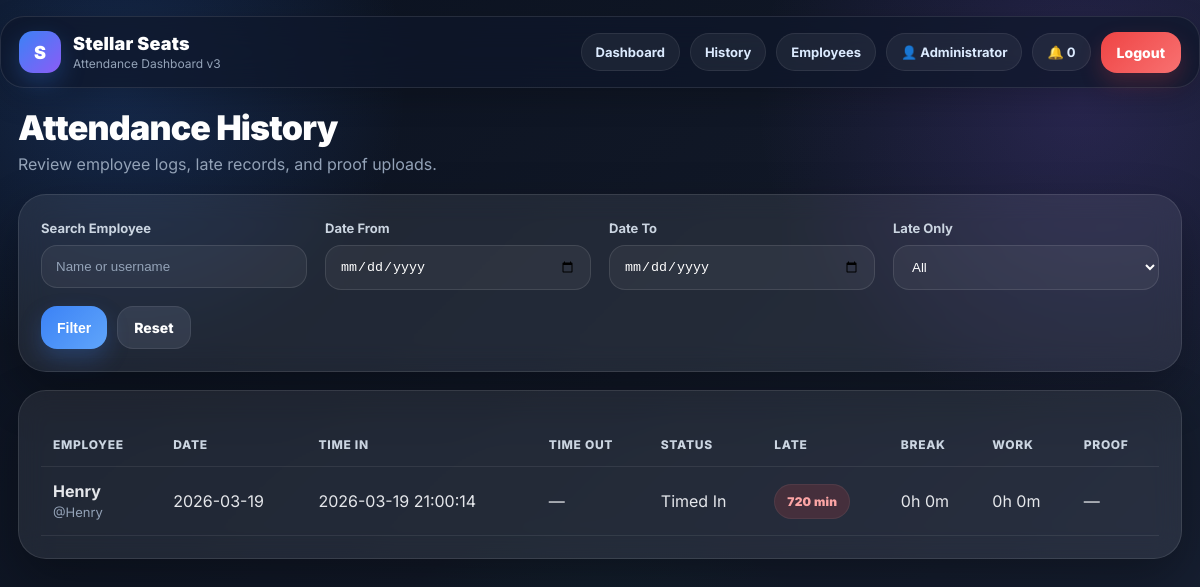
Page /admin/history (signed in) on the committed database.
### tables this page shows
CREATE TABLE users (
            id INTEGER PRIMARY KEY AUTOINCREMENT,
            full_name TEXT NOT NULL,
            username TEXT NOT NULL UNIQUE,
            password_hash TEXT NOT NULL,
            role TEXT NOT NULL DEFAULT 'employee',
            profile_image TEXT,
            created_at TEXT NOT NULL
        , department TEXT DEFAULT 'Stellar Seats', position TEXT DEFAULT 'Employee', is_active INTEGER NOT NULL DEFAULT 1, shift_start TEXT DEFAULT '09:00');

CREATE TABLE attendance (
            id INTEGER PRIMARY KEY AUTOINCREMENT,
            user_id INTEGER NOT NULL,
            work_date TEXT NOT NULL,
            time_in TEXT,
            time_out TEXT,
            status TEXT DEFAULT 'Offline',
            proof_file TEXT,
            notes TEXT,
            created_at TEXT NOT NULL,
            updated_at TEXT NOT NULL, late_flag INTEGER NOT NULL DEFAULT 0, late_minutes INTEGER NOT NULL DEFAULT 0,
            FOREIGN KEY (user_id) REFERENCES users (id)
        );

### app.py (the view)
@app.route("/admin/history")
@login_required(role="admin")
def admin_history():
    search = request.args.get("search", "").strip()
    late_only = request.args.get("late_only", "").strip()
    date_from = request.args.get("date_from", "").strip()
    date_to = request.args.get("date_to", "").strip()
    sql = """
        SELECT a.*, u.full_name, u.username
        FROM attendance a
        JOIN users u ON u.id = a.user_id
        WHERE 1=1
    """
    params = []
    if search:
        sql += " AND (LOWER(u.full_name) LIKE ? OR LOWER(u.username) LIKE ?)"
        s = f"%{search.lower()}%"
        params.extend([s, s])
    if late_only == "1":
        sql += " AND a.late_flag = 1"
    if date_from:
        sql += " AND a.work_date >= ?"
        params.append(date_from)
    if date_to:
        sql += " AND a.work_date <= ?"
        params.append(date_to)
    sql += " ORDER BY a.work_date DESC, a.id DESC LIMIT 200"
    rows = fetchall(sql, params)
    enriched = []
    for row in rows:
        enriched.append({
            "row": row,
            "break_minutes": total_break_minutes(row["id"]),
            "work_minutes": total_work_minutes(row)
        })
    return render_template(
        "admin_history.html",
        records=enriched,
        search=search,
        late_only=late_only,
        date_from=date_from,
        date_to=date_to,
        minutes_to_hm=minutes_to_hm
    )

### app.py (called while the page is built)
def using_postgres():
    return bool(DATABASE_URL) and POSTGRES_ENABLED

def get_db():
    if "db" not in g:
        if using_postgres():
            g.db = psycopg2.connect(DATABASE_URL)
        else:
            g.db = sqlite3.connect(SQLITE_DATABASE)
            g.db.row_factory = sqlite3.Row
    return g.db

def fetchone(query, params=()):
    db = get_db()
    if using_postgres():
        with db.cursor(cursor_factory=psycopg2.extras.RealDictCursor) as cur:
            cur.execute(convert_query(query), params)
            return cur.fetchone()
    cur = db.execute(query, params)
    return cur.fetchone()

def fetchall(query, params=()):
    db = get_db()
    if using_postgres():
        with db.cursor(cursor_factory=psycopg2.extras.RealDictCursor) as cur:
            cur.execute(convert_query(query), params)
            return cur.fetchall()
    cur = db.execute(query, params)
    return cur.fetchall()

def login_required(role=None):
    def decorator(f):
        @wraps(f)
        def wrapped(*args, **kwargs):
            if "user_id" not in session:
                flash("Please log in first.", "warning")
                return redirect(url_for("login"))
            user = get_user_by_id(session["user_id"])
            if not user:
                session.clear()
                flash("Your session expired. Please log in again.", "warning")
                return redirect(url_for("login"))
            if role and session.get("role") != role:
                flash("Access denied.", "danger")
                if session.get("role") == "admin":
                    return redirect(url_for("admin_dashboard"))
                return redirect(url_for("dashboard"))
            return f(*args, **kwargs)
        return wrapped
    return decorator

def get_user_by_id(user_id):
    return fetchone("SELECT * FROM users WHERE id = ?", (user_id,))

def total_break_minutes(attendance_id):
    breaks_rows = fetchall("""
        SELECT * FROM breaks
        WHERE attendance_id = ?
        ORDER BY id ASC
    """, (attendance_id,))
    total_minutes = 0
    for br in breaks_rows:
        if br["break_start"] and br["break_end"]:
            start = datetime.strptime(br["break_start"], "%Y-%m-%d %H:%M:%S")
            end = datetime.strptime(br["break_end"], "%Y-%m-%d %H:%M:%S")
            total_minutes += int((end - start).total_seconds() // 60)
    return total_minutes

def minutes_to_hm(minutes):
    h = minutes // 60
    m = minutes % 60
    return f"{h}h {m}m"

### templates/admin_history.html (shortened to what this page needs)
{% extends "base.html" %}
{% block content %}
<div class="hero">
    <div>
        <h1>Attendance History</h1>
        <p class="muted" style="margin-top:8px;">Review employee logs, late records, and proof uploads.</p>
    </div>
</div>
<div class="card" style="margin-bottom:18px;">
    <form method="GET">
        <div class="grid grid-4">
            <div>
                <label>Search Employee</label>
                <input class="input" type="text" name="search" value="{{ search }}" placeholder="Name or username">
            </div>
            <div>
                <label>Date From</label>
                <input class="input" type="date" name="date_from" value="{{ date_from }}">
            </div>
            <div>
                <label>Date To</label>
                <input class="input" type="date" name="date_to" value="{{ date_to }}">
            </div>
            <div>
                <label>Late Only</label>
                <select class="input" name="late_only">
                    <option value="">All</option>
                </select>
            </div>
        </div>
        <div class="top-actions" style="margin-top:16px;">
            <button class="btn btn-primary" type="submit">Filter</button>
            <a class="btn btn-gray" href="{{ url_for('admin_history') }}">Reset</a>
        </div>
    </form>
</div>
<div class="card">
    {% if records %}
        <div style="overflow-x:auto;">
            <table>
                <thead>
                    <tr>
                        <th>Employee</th>
                        <th>Date</th>
                        <th>Time In</th>
                        <th>Time Out</th>
                        <th>Status</th>
                        <th>Late</th>
                        <th>Break</th>
                        <th>Work</th>
                        <th>Proof</th>
                    </tr>
                </thead>
                <tbody>
                    {% for item in records %}
                    <tr>
                        <td>
                            <strong>{{ item.row.full_name }}</strong><br>
                            <span class="small muted">@{{ item.row.username }}</span>
                        </td>
                        <td>{{ item.row.work_date }}</td>
                        <td>{{ item.row.time_in or '—' }}</td>
                        <td>{{ item.row.time_out or '—' }}</td>
                        <td>{{ item.row.status }}</td>
                        <td>
                            {% if item.row.late_flag == 1 %}
                                <span class="status status-red">{{ item.row.late_minutes }} min</span>
                            {% else %}
                                —
                            {% endif %}
                        </td>
                        <td>{{ minutes_to_hm(item.break_minutes) }}</td>
                        <td>{{ minutes_to_hm(item.work_minutes) }}</td>
                        <td>
                            {% if item.row.proof_file %}
                                {% if is_image(item.row.proof_file) %}
                                    <a href="{{ url_for('uploaded_file', filename=item.row.proof_file) }}" target="_blank">
                                        <img src="{{ url_for('uploaded_file', filename=item.row.proof_file) }}" class="proof-preview" style="width:58px;height:58px;border-radius:12px;">
                                    </a>
                                {% else %}
                                    <a href="{{ url_for('uploaded_file', filename=item.row.proof_file) }}" target="_blank">View</a>
                                {% endif %}
                            {% else %}
                                —
                            {% endif %}
                        </td>
                    </tr>
                    {% endfor %}
                </tbody>
            </table>
        </div>
    {% else %}
        <p class="muted">No attendance records found.</p>
    {% endif %}
</div>
{% endblock %}

### templates/base.html (shortened to what this page needs)
<!DOCTYPE html>
<html lang="en">
<head>
</head>
<body>
{% if session.get('user_id') %}
<div class="navbar">
    <div class="brand-wrap">
        <div class="brand-logo">S</div>
        <div class="brand">
            <div class="brand-title">Stellar Seats</div>
            <div class="brand-sub">Attendance Dashboard v3</div>
        </div>
    </div>
    <div class="nav-right">
        {% if session.get('role') == 'admin' %}
            <a class="pill-link" href="{{ url_for('admin_dashboard') }}">Dashboard</a>
            <a class="pill-link" href="{{ url_for('admin_history') }}">History</a>
            <a class="pill-link" href="{{ url_for('manage_employees') }}">Employees</a>
        {% else %}
            <a class="pill-link" href="{{ url_for('dashboard') }}">Dashboard</a>
            <a class="pill-link" href="{{ url_for('employee_history') }}">History</a>
            <a class="pill-link" href="{{ url_for('employee_profile') }}">Profile</a>
        {% endif %}
        <span class="pill-link">👤 {{ session.get('full_name') }}</span>
        <span class="pill-link">🔔 {{ unread_count }}</span>
        <a class="btn btn-danger" href="{{ url_for('logout') }}">Logout</a>
    </div>
</div>
{% endif %}
<div class="page-shell">
    <div class="container">
        {% block content %}{% endblock %}
    </div>
</div>
</body>
</html>

### rows in the picture
users: get "Administrator"
users: row.full_name "Henry", row.username "Henry"
attendance: row.work_date "2026-03-19", row "2026-03-19 21:00:14", row.status "Timed In", row.late_minutes "720"

### other values in the picture
{{ unread_count }} "0"
{{ item.row.time_out or '—' }} "—"
{{ minutes_to_hm(item.break_minutes) }} "0h 0m"
{{ minutes_to_hm(item.work_minutes) }} "0h 0m"
